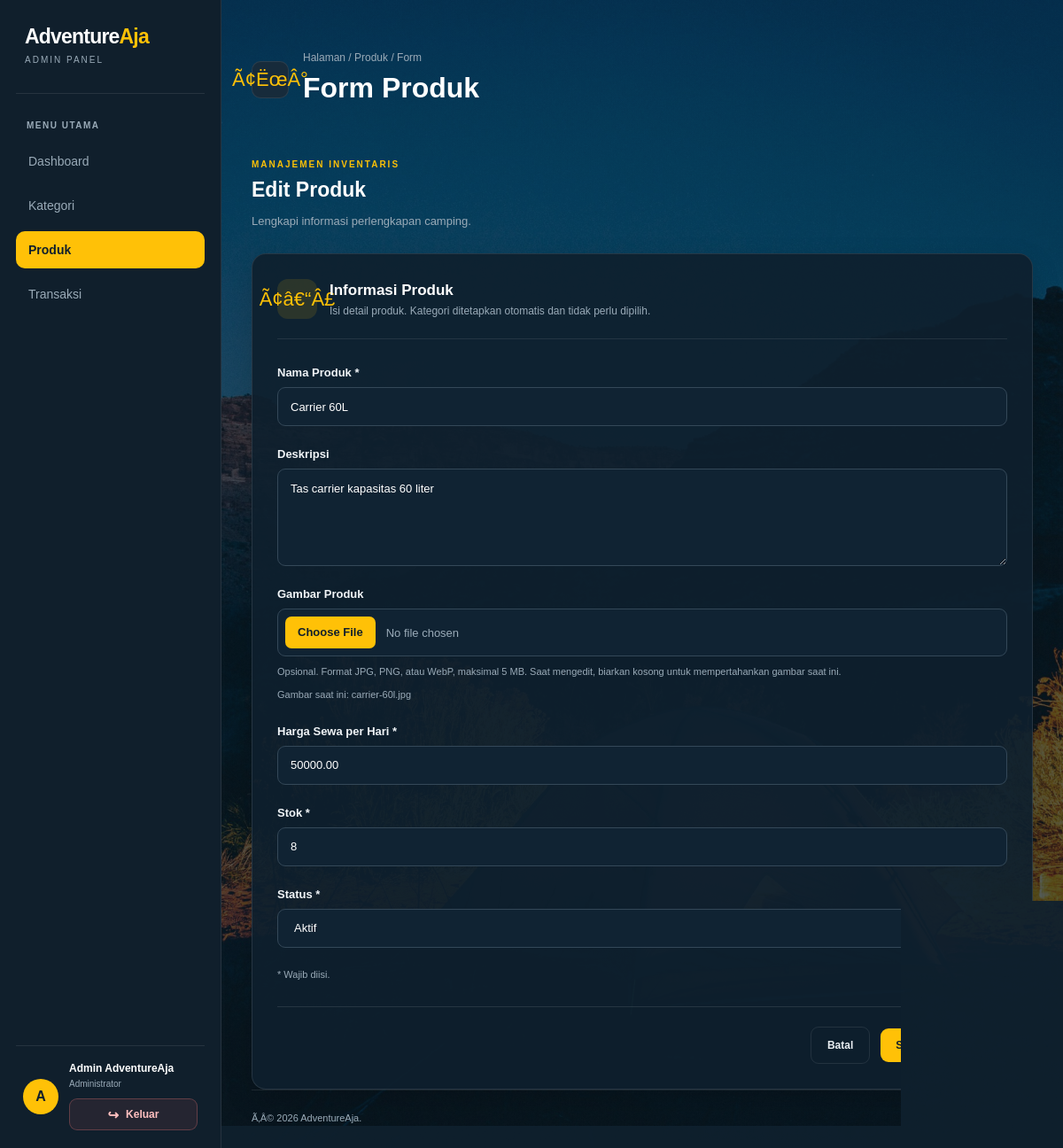
The page /products-entry.php?edit=2 (signed in) on the database its author committed.
### tables this page shows
CREATE TABLE `products` (
  `id` int NOT NULL,
  `category_id` int NOT NULL,
  `name` varchar(150) NOT NULL,
  `description` text,
  `price_per_day` decimal(12,2) NOT NULL,
  `stock` int NOT NULL DEFAULT '0',
  `image` varchar(255) DEFAULT NULL,
  `status` enum('active','inactive') DEFAULT 'active',
  `created_at` timestamp NULL DEFAULT CURRENT_TIMESTAMP
);

### products-entry.php (called while the page is built)
<?php
require __DIR__ . '/pages/admin/products-entry.php';

### includes/auth.php (called while the page is built, shortened)
<?php
function e($value): string
{
    return htmlspecialchars((string) $value, ENT_QUOTES, 'UTF-8');
}
?>

### pages/admin/products-entry.php (the view, shortened to what this page needs)
<?php
require_once APP_ROOT . '/includes/auth.php';
require_once APP_ROOT . '/config/koneksi.php';
$id = filter_input(INPUT_GET, 'edit', FILTER_VALIDATE_INT);
$product = [
    'name' => '',
    'description' => '',
    'price_per_day' => '',
    'stock' => 0,
    'status' => 'active',
    'image' => ''
];
$isEdit = false;
if ($id) {
    $stmt = mysqli_prepare(
        $conn,
        "SELECT * FROM products WHERE id = ?"
    );
    mysqli_stmt_bind_param($stmt, 'i', $id);
    mysqli_stmt_execute($stmt);
    $result = mysqli_stmt_get_result($stmt);
    $data = mysqli_fetch_assoc($result);
    $product = $data;
    $isEdit = true;
}
?>
<!DOCTYPE html>
<html lang="id">
<head>
    <link rel="stylesheet" href="css/admin.css?v=<?= filemtime(APP_ROOT . '/css/admin.css') ?>">
</head>
<body>
<div class="dashboard">
    <aside class="sidebar" id="sidebar">
        <div class="sidebar-logo">
            <h2>Adventure<span>Aja</span></h2>
            <p>ADMIN PANEL</p>
        </div>
        <nav class="sidebar-nav">
            <p class="menu-label">MENU UTAMA</p>
            <a href="admin.php" class="nav-link">Dashboard</a>
            <a href="categories.php" class="nav-link">Kategori</a>
            <a href="products.php" class="nav-link active">Produk</a>
            <a href="transaction.php" class="nav-link">Transaksi</a>
        </nav>
        <div class="sidebar-bottom">
            <div class="admin-avatar">A</div>
            <div class="admin-info">
                <h4><?= e($_SESSION['user']['name']) ?></h4>
                <p>Administrator</p>
                <a href="logout.php" class="admin-logout">Keluar</a>
            </div>
        </div>
    </aside>
    <main class="main-content">
        <header class="topbar">
            <div class="topbar-left">
                <button type="button"
                    class="sidebar-toggle"
                    id="sidebarToggle">Ã¢ËœÂ°</button>
                <div class="page-heading">
                    <p class="breadcrumb">Halaman / Produk / Form</p>
                    <h1>Form Produk</h1>
                </div>
            </div>
        </header>
        <section class="form-intro">
            <p class="eyebrow">MANAJEMEN INVENTARIS</p>
            <h2>
                <?= $isEdit ? 'Edit' : 'Tambah' ?> Produk
            </h2>
            <p>Lengkapi informasi perlengkapan camping.</p>
        </section>
        <section class="form-card">
            <div class="form-card-heading">
                <div class="form-heading-icon">Ã¢â€“Â£</div>
                <div>
                    <h2>Informasi Produk</h2>
                    <p>Isi detail produk. Kategori ditetapkan otomatis dan tidak perlu dipilih.</p>
                </div>
            </div>
            <form method="POST" action="products-process.php" enctype="multipart/form-data">
                <div class="form-group">
                    <label for="name">Nama Produk *</label>
                    <input type="text"
                        id="name"
                        name="name"
                        maxlength="150"
                        value="<?= e($product['name']) ?>"
                        placeholder="Contoh: Tenda 4 Orang"
                        required>
                </div>
                <div class="form-group">
                    <label for="description">Deskripsi</label>
                    <textarea id="description"
                        name="description"
                        rows="4"><?= e($product['description']) ?></textarea>
                </div>
                <div class="form-group">
                    <label for="image">Gambar Produk</label>
                    <input type="file"
                        id="image"
                        name="image"
                        accept="image/jpeg,image/png,image/webp">
                    <small>Opsional. Format JPG, PNG, atau WebP, maksimal 5 MB. Saat mengedit, biarkan kosong untuk mempertahankan gambar saat ini.</small>
                    <?php if (!empty($product['image'])): ?>
                        <small>Gambar saat ini: <?= e(basename($product['image'])) ?></small>
                    <?php endif; ?>
                </div>
                <div class="form-group">
                    <label for="price_per_day">Harga Sewa per Hari *</label>
                    <input type="number"
                        id="price_per_day"
                        name="price_per_day"
                        min="0"
                        step="1000"
                        value="<?= e($product['price_per_day']) ?>"
                        required>
                </div>
                <div class="form-group">
                    <label for="stock">Stok *</label>
                    <input type="number"
                        id="stock"
                        name="stock"
                        min="0"
                        value="<?= (int)$product['stock'] ?>"
                        required>
                </div>
                <div class="form-group">
                    <label for="status">Status *</label>
                    <select id="status" name="status" required>
                        <option value="active"
                            <?= $product['status'] === 'active' ? 'selected' : '' ?>>
                            Aktif
                        </option>
                    </select>
                </div>
                <p class="form-note">* Wajib diisi.</p>
                <div class="form-actions">
                    <a href="products.php" class="secondary-button">
                        Batal
                    </a>
                    <button type="submit"
                        class="primary-button form-submit">
                        <?= $isEdit ? 'Simpan Perubahan' : 'Simpan Produk' ?>
                    </button>
                </div>
            </form>
        </section>
        <footer class="dashboard-footer">
            <p>Ã‚Â© 2026 AdventureAja.</p>
        </footer>
    </main>
</div>
</body>
</html>

### rows shown on the page
products: name "Carrier 60L", description "Tas carrier kapasitas 60 liter", image "carrier-60l.jpg", price_per_day "50000.00", stock "8", status "Aktif"

### other values the page prints
$_SESSION['user']['name'] "Admin AdventureAja"
